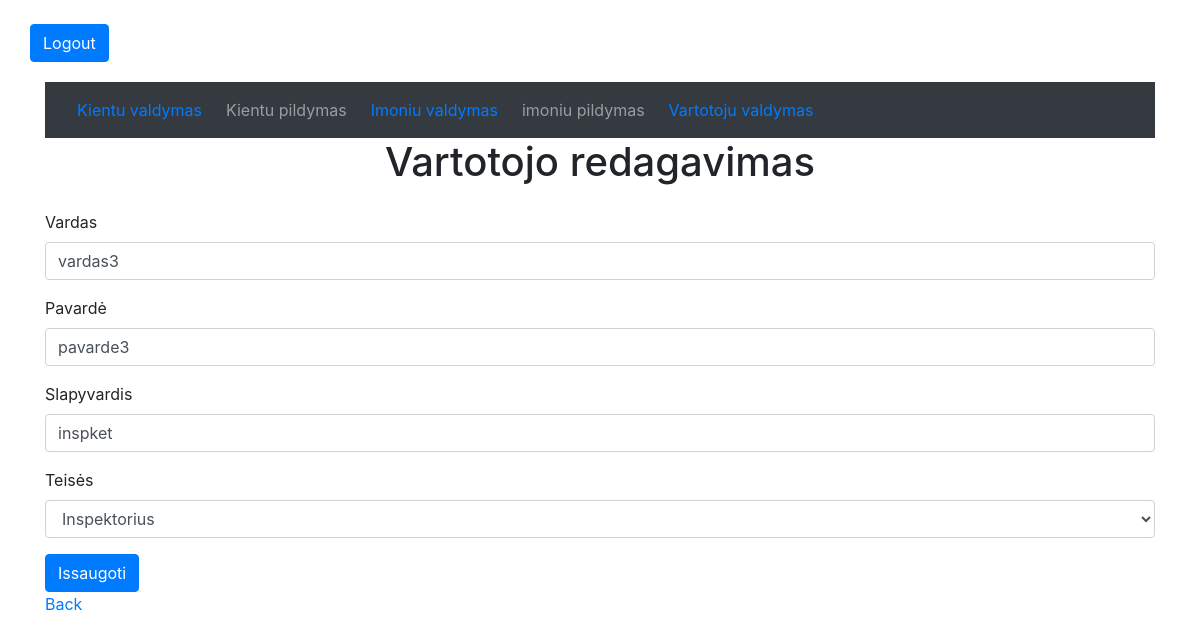
/vartotojaiEdit.php?ID=3 (signed in), run on an earlier commit of the app's database.
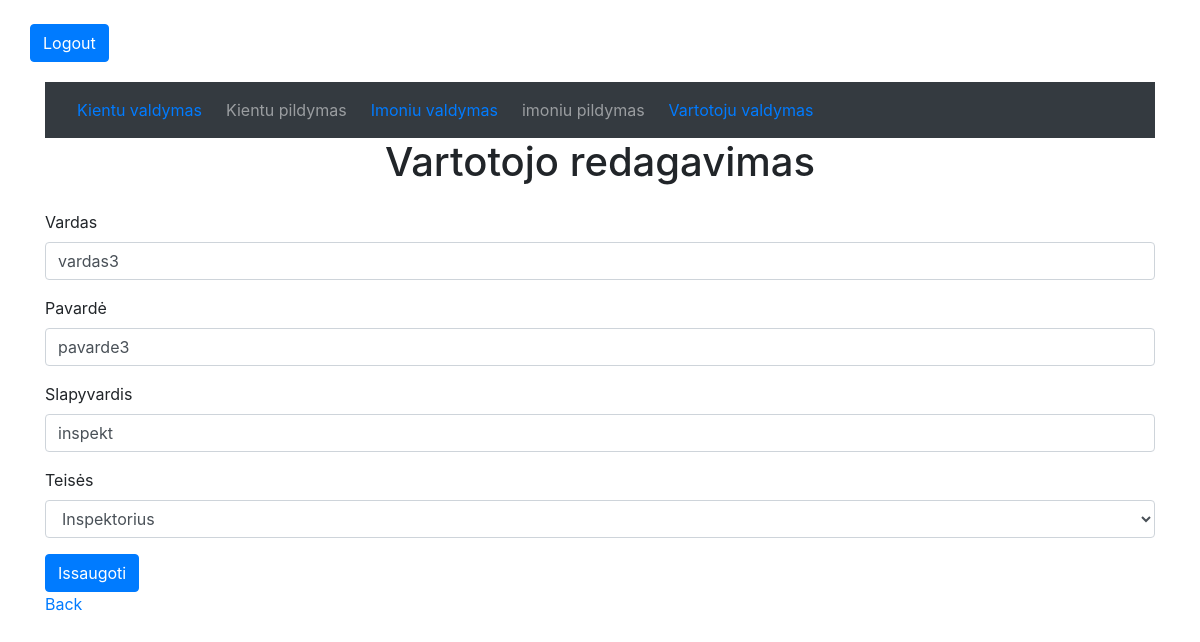
And on a later commit of the database.
### tables this page shows
CREATE TABLE IF NOT EXISTS `vartotojai` (
  `ID` int(4) NOT NULL AUTO_INCREMENT,
  `vardas` varchar(120) NOT NULL,
  `pavarde` varchar(120) NOT NULL,
  `username` varchar(120) NOT NULL,
  `teises_id` int(4) NOT NULL,
  `password` varchar(120) NOT NULL,
  `registracijos_data` date NOT NULL,
  `paskutinis_prisijungimas` datetime NOT NULL,
  PRIMARY KEY (`ID`)
);

### vartotojaiEdit.php (the view, shortened to what this page needs)
<?php require_once ("prijungimas.php"); ?>
<!DOCTYPE html>
<html lang="en">
<head>
    <?php require_once("priedai.php"); ?>
</head>
<body>
<?php require_once("prsijunges.php"); ?>
<?php if($varT[3] = 1) { ?>
<?php
if(isset($_GET["ID"])) {
    $id = $_GET["ID"];
    $sql = "SELECT * FROM `vartotojai` WHERE `ID` = $id";
    $result = mysqli_query($prisijungimas, $sql);
    if($result->num_rows == 1) {
        $user = mysqli_fetch_array($result);
        $hideForm = false;
    } else {
        echo "ivyko kazkas blogai";
        $hideForm = true;
    }
}
?>
<div class="container">
<?php require_once("priedai/menu.php"); ?>
</nav>
    <?php if($hideForm == false) { ?>
            <h1>Vartotojo redagavimas</h1>
            <form action="vartotojaiEdit.php" method="get">
                <div class="form-group">
                    <label for="vardas">Vardas</label>
                    <input class="form-control" type="text" name="vardas" value="<?php echo $user["vardas"] ?>" />
                </div>
                <div class="form-group">
                    <label for="pavarde">Pavardė</label>
                    <input class="form-control" type="text" name="pavarde" value="<?php echo $user["pavarde"] ?>"/>
                </div>
                <div class="form-group">
                    <label for="username">Slapyvardis</label>
                    <input class="form-control" type="text" name="username" value="<?php echo $user["username"] ?>"/>
                </div>
                <div class="form-group">
                    <label for="teises_id">Teisės</label>
                    <select class="form-control" name="teises_id">
                    <?php
                         $sql = "SELECT * FROM vartotojai_teises";
                         $result = $prisijungimas->query($sql);
                         while($vartotojuTeises = mysqli_fetch_array($result)) {
                            if($user["teises_id"] == $vartotojuTeises["reiksme"] ) {
                                echo "<option value='".$vartotojuTeises["reiksme"]."' selected='true'>";
                            }  else {
                                echo "<option value='".$vartotojuTeises["reiksme"]."'>";
                            }
                                echo $vartotojuTeises["pavadinimas"];
                            echo "</option>";
                        }
                        ?>
                    </select>
                </div>
                <button class="btn btn-primary" type="submit" name="submit">Issaugoti</button>
                <br>
                <a href="vartotojai.php">Back</a>
            </form>
        <?php } else { ?>
        <?php } ?>
    </div>
    <?php } else {
        echo "Error 404";
        echo "<br>";
        echo "<a href='vartotojai.php'>Back</a>";} ?>
</body>
</html>

What changed in the data, as far as the page shows it:
changed vartotojai "vardas3": username "inspket" → "inspekt"
